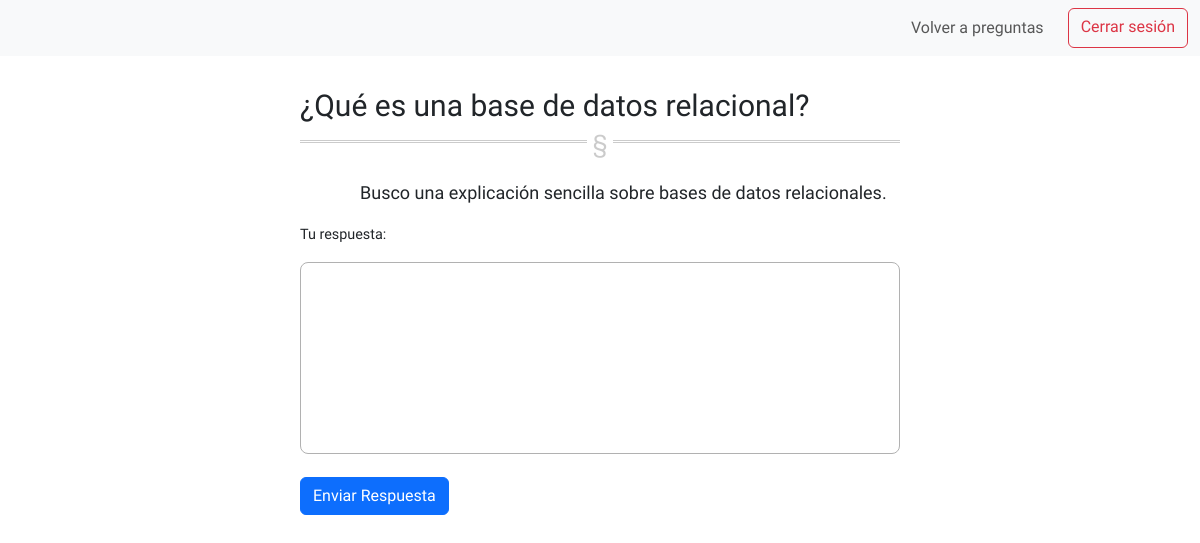
Page /respuestas.php?pregunta=3 (signed in) on the committed database.
### tables this page shows
CREATE TABLE IF NOT EXISTS `pregunta` (
  `id_pregunta` int NOT NULL AUTO_INCREMENT,
  `titulo` varchar(255) NOT NULL,
  `descripcion` text,
  `id_usuario` int DEFAULT NULL,
  `fecha_pregunta` datetime DEFAULT CURRENT_TIMESTAMP,
  PRIMARY KEY (`id_pregunta`),
  KEY `id_usuario2_fk_idx` (`id_usuario`)
);

### respuestas.php (the view, shortened to what this page needs)
<?php
require_once 'conexion.php';
if (isset($_GET['pregunta'])) {
    $pregunta = $_GET['pregunta'];
} elseif (isset($_SESSION['pregunta'])) {
    $pregunta = $_SESSION['pregunta'];
}
$sqlPregunta = "SELECT pregunta.titulo, pregunta.descripcion from pregunta where pregunta.id_pregunta = :pregunta";
$stmt1 = $conn->prepare($sqlPregunta);
$stmt1->bindParam(':pregunta', $pregunta);
$stmt1->execute();
?>
<!DOCTYPE html>
<html lang="en">
<head>
    <link href="https://cdn.jsdelivr.net/npm/bootstrap@5.3.3/dist/css/bootstrap.min.css" rel="stylesheet">
    <link rel="stylesheet" href="style.css">
</head>
<body>
    <nav class="navbar navbar-expand-lg navbar-light bg-light">
        <div class="container-fluid">
            <div class="collapse navbar-collapse" id="navbarNav">
                <ul class="navbar-nav ms-auto">
                    <a href="./pagina_principal.php" class="nav-link">Volver a preguntas</a>
                    <a href="login/logout.php" class="btn btn-outline-danger ms-3">Cerrar sesión</a>
                </ul>
            </div>
        </div>
    </nav>
    <?php
if ($stmt1->rowCount() > 0) {
    while ($row = $stmt1->fetch(PDO::FETCH_ASSOC)) {
        echo "<div class= 'divPregunta'>";
        echo "<h1 class= 'tituloPregunta'>" . htmlspecialchars($row['titulo']) . "</h1>";
        echo "<hr>";
        echo "<p class= 'pregunta'>" . htmlspecialchars($row['descripcion']) . "</p>";
        echo "</div>";
    }
}
?>
<form action="./comentar.php" id="formComentar" method="post">
    <label for="comentar" id="labelComentar">Tu respuesta:</label>
    <textarea name="comentar" id="comentar" rows="10"></textarea>
    <button type="submit" id="btnComentar" class="btn btn-primary"name="btnComentar">Enviar Respuesta</button>
</form>
    <br>
</body>
</html>

### style.css (style rules this page uses)
html { height: 100vh; width: 100vw; overflow-x:hidden !important }
html * { font-family: "Golos Text", sans-serif; font-optical-sizing: auto; font-weight: 500; font-style: normal; }
.tituloPregunta { font-size: 2.5vw; }
.pregunta { font-size: 1.5vw; margin-left: 5vw; margin-top: 0; }
.divPregunta { margin: 4vh 25vw 0px 25vw; max-width: 50vw; }
hr { overflow: visible; padding: 0; border: none; border-top: medium double #333; color: #333; text-align: center; margin-bottom: 0; }
hr:after { content: "§"; display: inline-block; position: relative; top: -0.7em; font-size: 2vw; padding: 0 0.25em; background: white; }
#formComentar { margin-left: 25vw; width: 50%; }
#comentar { width: 100%; resize: none; font-size: 1vw; font-weight: 100; border-radius: 8px; margin-top: 2vh; padding: 5px; border-color: rgb(177, 177, 177); }
#labelComentar { font-size: 1.2vw; }

### rows in the picture
pregunta: titulo "¿Qué es una base de datos relacional?", descripcion "Busco una explicación sencilla sobre bases de datos relacionales."
